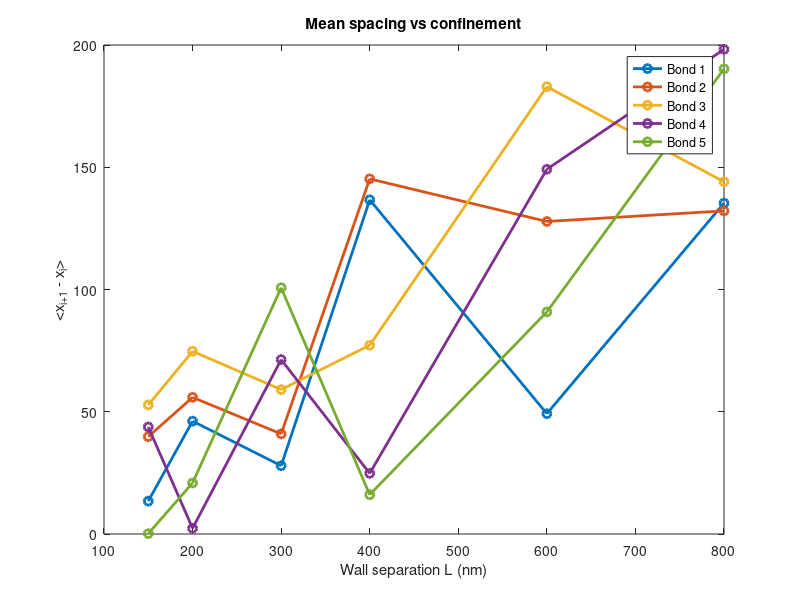
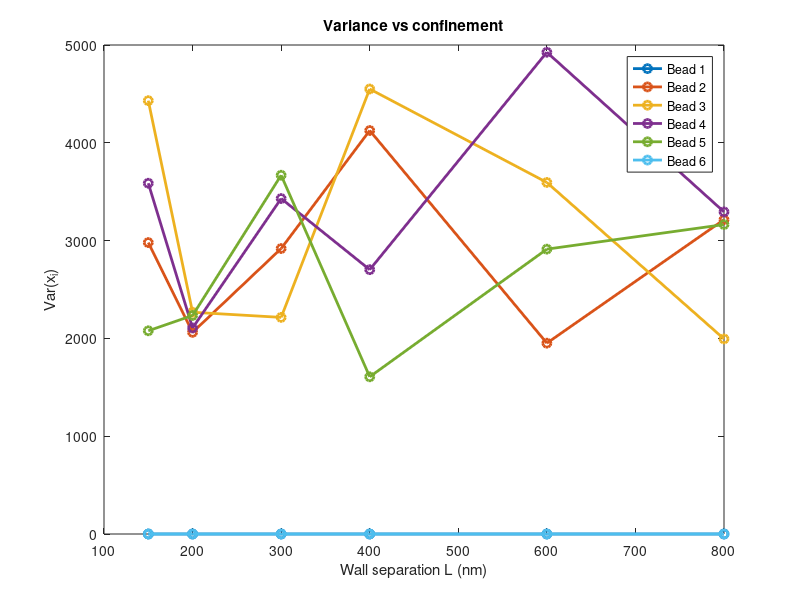
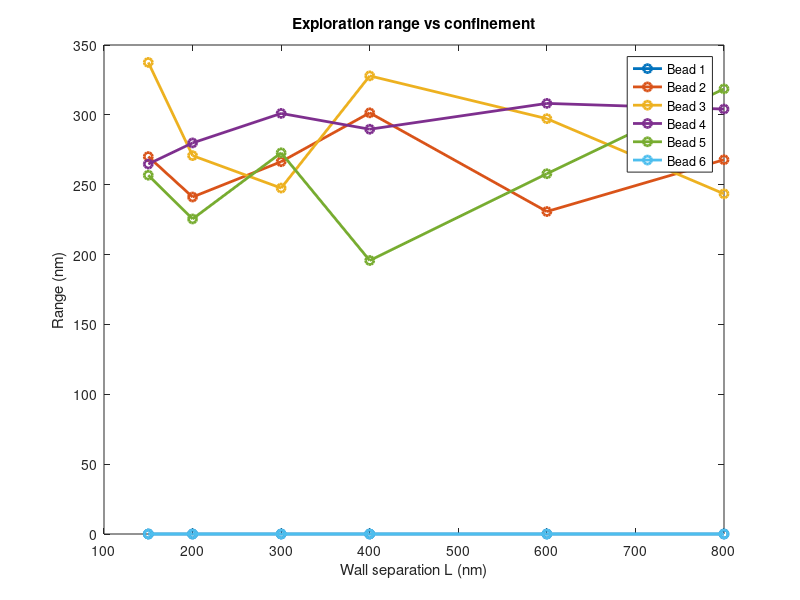

Here is the MATLAB script that generated these plots, in order:
%% TETHERED POLYMER SIMULATION (1D)
%% FIXED N = 6, SWEEP WALL SEPARATION L
clear; clc; close all;

%% ---------------- PARAMETERS ----------------
N = 6;                         % FIXED number of beads
L_values = [150 200 300 400 600 800];   % sweep wall separation

steps = 30000;
dt = 1e-3;

zeta = 2.5e-3;
kBT  = 4.1;

Lp = 50;
Nk = 17;
R0 = Nk*(2*Lp);

alpha = 0.2176;

% Excluded volume parameters
cEV = 8.305e-5;
aEV = 3.268e-5;

noise = sqrt(2*kBT*dt/zeta);

%% ---------------- STORAGE ----------------
mean_spacing_all = zeros(length(L_values), N-1);
var_all = zeros(length(L_values), N);
range_all = zeros(length(L_values), N);

%% ================= MAIN LOOP OVER L =================
for k = 1:length(L_values)

    L = L_values(k);

    %% INITIAL CONDITION
    x = linspace(0,L,N)';
    x(1) = 0;
    x(N) = L;

    traj = zeros(N,steps);

    %% -------- SIMULATION --------
    for t = 1:steps

        F = zeros(N,1);

        %% WLC
        r = diff(x);
        rabs = abs(r);
        FWLC = alpha * (-1 + 1./(1 - rabs/R0).^2 + 4*rabs/R0);

        F(2:N)   = F(2:N)   - sign(r).*FWLC;
        F(1:N-1) = F(1:N-1) + sign(r).*FWLC;

        %% EXCLUDED VOLUME
        dx = x - x';
        FEV = cEV * dx .* exp(-aEV * dx.^2);
        FEV = sum(FEV,2);

        F = F + FEV;

        %% NOISE
        xi = noise * randn(N,1);

        %% UPDATE
        x = x + (dt/zeta)*F + xi;

        %% TETHERS
        x(1) = 0;
        x(N) = L;

        traj(:,t) = x;
    end

    %% -------- REMOVE TRANSIENT --------
    burn_in = round(0.3*steps);
    traj_ss = traj(:,burn_in:end);

    %% -------- ANALYSIS --------

    % Mean position
    mean_pos = mean(traj_ss,2);

    % Mean spacing
    mean_spacing = diff(mean_pos);

    % Variance
    var_pos = var(traj_ss,0,2);

    % Range
    xmin = min(traj_ss,[],2);
    xmax = max(traj_ss,[],2);
    range = xmax - xmin;

    %% STORE
    mean_spacing_all(k,:) = mean_spacing;
    var_all(k,:) = var_pos;
    range_all(k,:) = range;

end

%% ================= PLOTTING =================

% 1. Mean spacing vs L
figure
plot(L_values, mean_spacing_all,'o-','LineWidth',2)
xlabel('Wall separation L (nm)')
ylabel('<x_{i+1} - x_i>')
title('Mean spacing vs confinement')
legend(arrayfun(@(i) sprintf('Bond %d',i),1:N-1,'UniformOutput',false))

% 2. Variance vs L
figure
plot(L_values, var_all,'o-','LineWidth',2)
xlabel('Wall separation L (nm)')
ylabel('Var(x_i)')
title('Variance vs confinement')
legend(arrayfun(@(i) sprintf('Bead %d',i),1:N,'UniformOutput',false))

% 3. Range vs L
figure
plot(L_values, range_all,'o-','LineWidth',2)
xlabel('Wall separation L (nm)')
ylabel('Range (nm)')
title('Exploration range vs confinement')
legend(arrayfun(@(i) sprintf('Bead %d',i),1:N,'UniformOutput',false))

%% ================= INTERPRETATION GUIDE =================
% Small L: compressed chain, small spacing, low variance
% Large L: stretched chain, larger spacing, higher variance (especially middle beads)
% Middle beads should always fluctuate more than tethered ends
